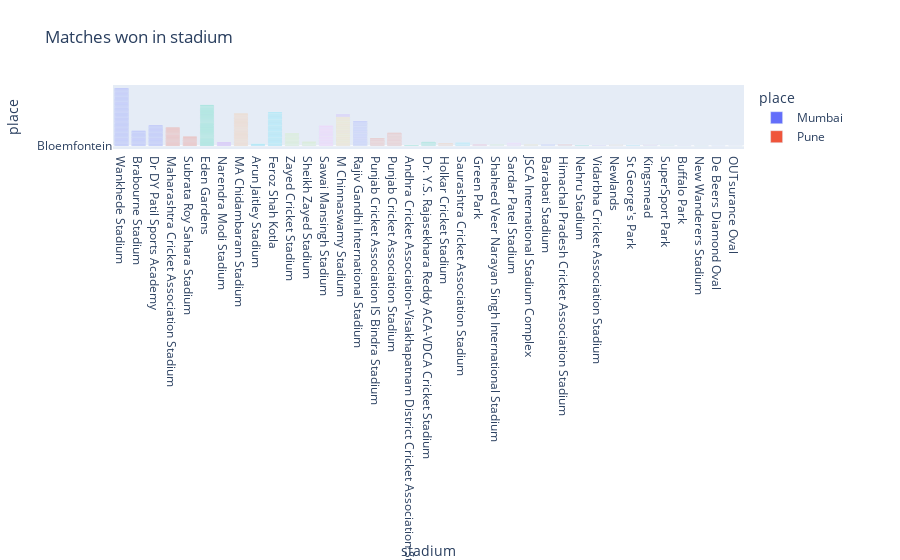

Notebook code for this chart:
### Markdown cell above
# Find out matches won in stadium

### Code cell
figure=px.bar(data, x=data["stadium"],y=data["place"],color=data["place"],title="Matches won in stadium")
figure.show()
